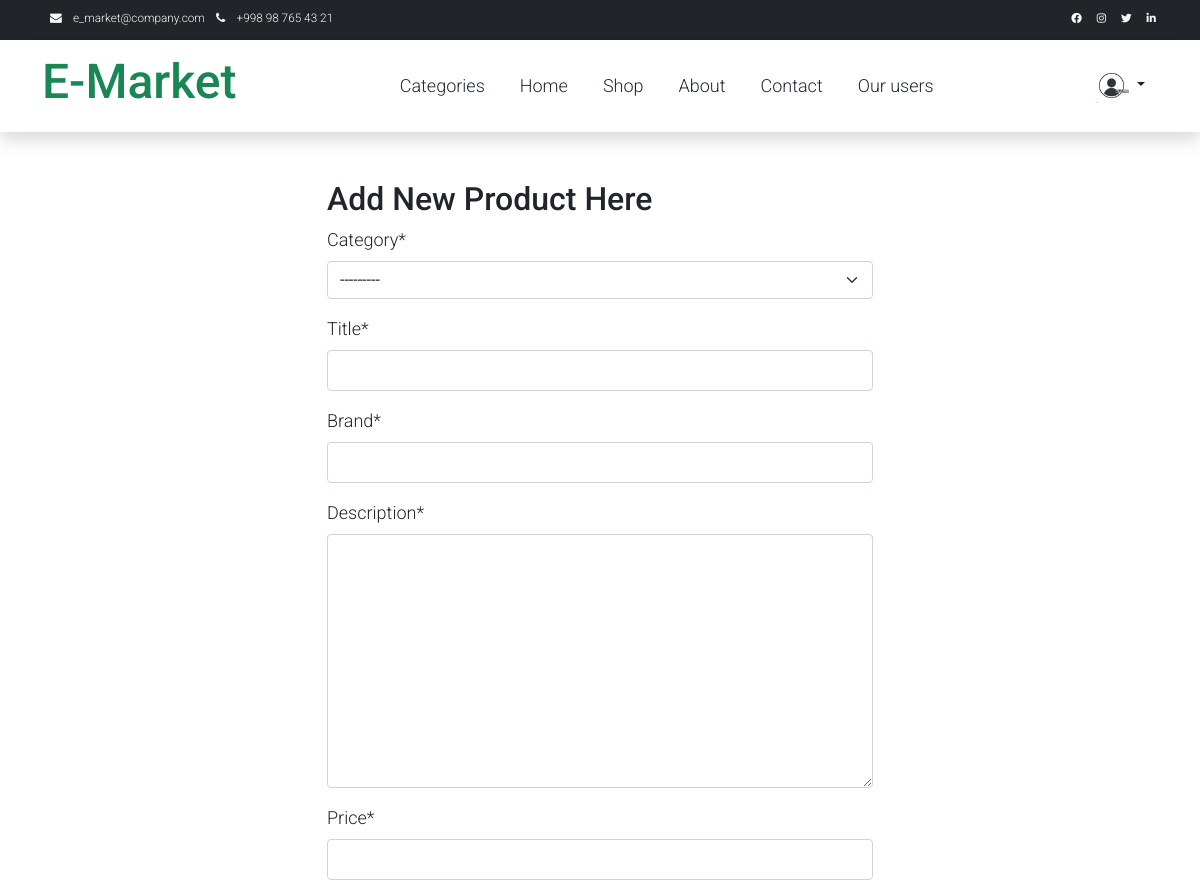
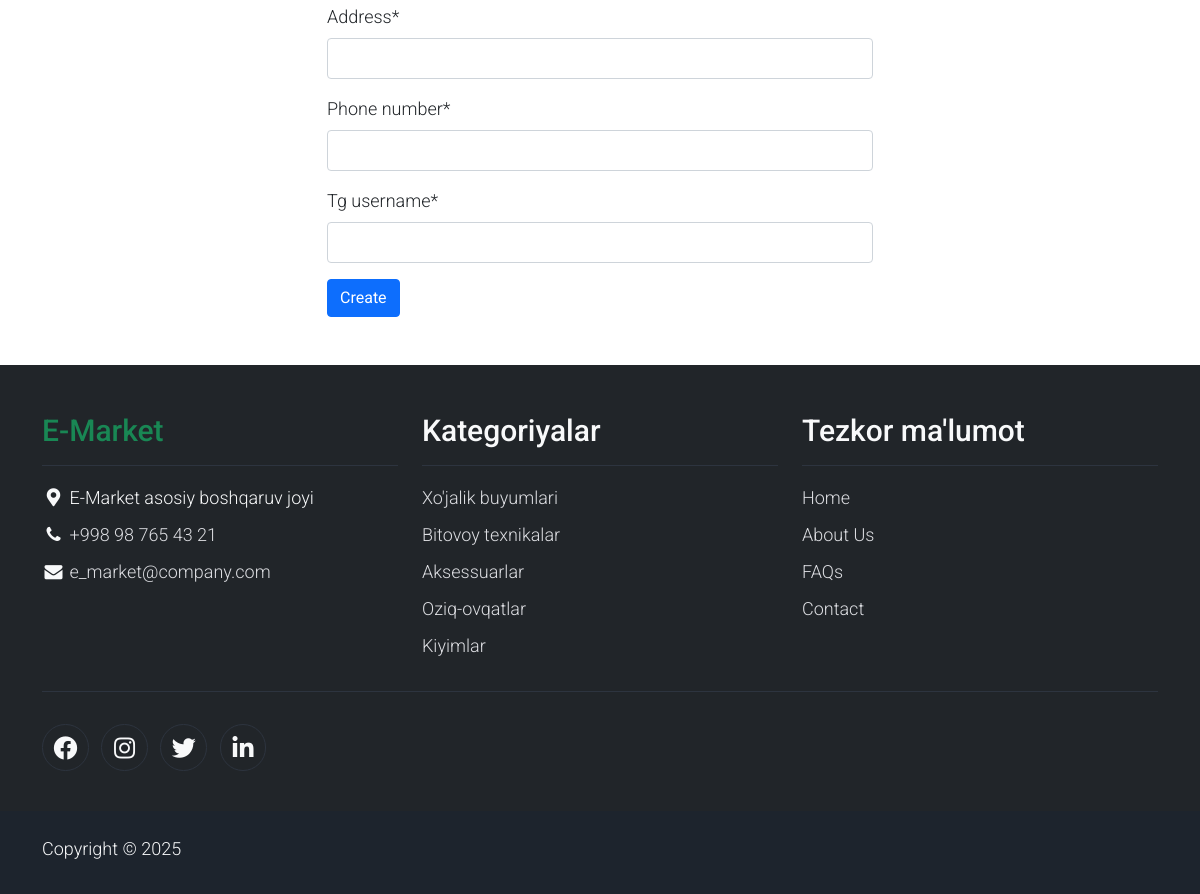
/new-product/ (signed in), run on the app's committed database (2 pictures, top to bottom).
### users/models.py (models this page shows, shortened)
class CustomUser(AbstractUser):
    job = models.CharField(max_length=50, blank=True, default='')
    bio = models.CharField(max_length=300, blank=True, default='')
    phone_number = models.CharField(max_length=17)
    tg_username = models.CharField(max_length=150)
    avatar = models.ImageField(upload_to='avatars/', default='avatars/default.png')
    following = models.ManyToManyField(
        'self',
        symmetrical=False,
        related_name='followers',
        blank=True
    )
    class Meta:
        verbose_name = 'customuser'
        verbose_name_plural = 'customusers'

### products/models.py (models this page shows)
class Category(models.Model):
    name = models.CharField(max_length=50)
    class Meta:
        verbose_name = 'category'
        verbose_name_plural = 'categories'
    def __str__(self):
        return self.name

### main/views.py (the view, shortened to what this page needs)
# urls.py: path('new-product/', new_product, name='new-product'),
@login_required(login_url='users:login')
def new_product(request):
    if request.method == "GET":
        form = NewProductForm()
        return render(request, 'main/new_product.html', {'form':form})

### main/forms.py
class NewProductForm(forms.ModelForm):
    class Meta:
        model = Product
        fields = ['category', 'title', 'brand', 'description', 'price', 'address', 'phone_number', 'tg_username']

### main/views.py (called while the page is built)
def get_today(request):
    today = datetime.date(datetime.today())
    return {'today': today}

def get_all_categories(request):
    categories = Category.objects.all()
    return {'categories': categories}

### templates/main/new_product.html (shortened to what this page needs)
{% extends "base.html" %}
{% load crispy_forms_tags %}
{% block main %}
  <div class="container">
    <div class="row">
        <div class="col"></div>
        <div class="col-6 mt-5 mb-5">
            <h2>Add New Product Here</h2>
            <form  method="post" >{% csrf_token %}
                {{form|crispy}}
                <button type="submit" class="btn btn-primary" >Create</button>
            </form>
        </div>
        <div class="col"></div>
    </div>
  </div>
{% endblock main %}

### templates/base.html (shortened to what this page needs)
{% load static %}
<!DOCTYPE html>
<html lang="en">
<head>
    <link rel="stylesheet" href="{% static 'assets/css/bootstrap.min.css' %}">
    <link rel="stylesheet" href="{% static 'assets/css/templatemo.css' %}">
    <link rel="stylesheet" href="{% static 'assets/css/custom.css' %}">
    <link rel="stylesheet" href="{% static 'assets/css/fontawesome.min.css' %}">
    <link rel="stylesheet" href="https://unpkg.com/leaflet@1.7.1/dist/leaflet.css" />
    <link rel="stylesheet" type="text/css" href="{% static 'assets/css/slick.min.css' %}">
    <link rel="stylesheet" type="text/css" href="{% static 'assets/css/slick-theme.css' %}">
    <link rel="stylesheet" href="{% static 'assets/css/profile.css' %}">
    <link rel="stylesheet" href="https://cdn.jsdelivr.net/npm/bootstrap@5.0.0-beta1/dist/css/bootstrap.min.css">
    <link rel="stylesheet" href="https://cdn.jsdelivr.net/npm/bootstrap@5.0.0-beta1/dist/js/bootstrap.bundle.min.js">
    <link rel="stylesheet" href="https://cdnjs.cloudflare.com/ajax/libs/jquery/3.2.1/jquery.min.js">
    <link rel="stylesheet" href="https://cdnjs.cloudflare.com/ajax/libs/font-awesome/4.7.0/css/font-awesome.min.css">
</head>
<body>
    <nav class="navbar navbar-expand-lg bg-dark navbar-light d-none d-lg-block" id="templatemo_nav_top">
        <div class="container text-light">
            <div class="w-100 d-flex justify-content-between">
                <div>
                    <i class="fa fa-envelope mx-2"></i>
                    <a class="navbar-sm-brand text-light text-decoration-none" href="mailto:e_market@company.com">e_market@company.com</a>
                    <i class="fa fa-phone mx-2"></i>
                    <a class="navbar-sm-brand text-light text-decoration-none" href="tel:98-765-43-21">+998 98 765 43 21</a>
                </div>
                <div>
                    <a class="text-light" href="https://fb.com/templatemo" target="_blank" rel="sponsored"><i class="fab fa-facebook-f fa-sm fa-fw me-2"></i></a>
                    <a class="text-light" href="https://www.instagram.com/" target="_blank"><i class="fab fa-instagram fa-sm fa-fw me-2"></i></a>
                    <a class="text-light" href="https://twitter.com/" target="_blank"><i class="fab fa-twitter fa-sm fa-fw me-2"></i></a>
                    <a class="text-light" href="https://www.linkedin.com/" target="_blank"><i class="fab fa-linkedin fa-sm fa-fw"></i></a>
                </div>
            </div>
        </div>
    </nav>
    <nav class="navbar navbar-expand-lg navbar-light shadow">
        <div class="container d-flex justify-content-between align-items-center">
            <a class="navbar-brand text-success logo h1 align-self-center" href="{% url 'main:index' %}">
                E-Market
            </a>
            <div class="align-self-center collapse navbar-collapse flex-fill  d-lg-flex justify-content-lg-between" id="templatemo_main_nav">
                <div class="flex-fill">
                    <ul class="nav navbar-nav d-flex justify-content-between mx-lg-auto">
                        <li class="nav-item dropdown">
                            <a class="nav-link" href="">Categories</a>
                        </li>
                        <li class="nav-item">
                            <a class="nav-link" href="{% url 'main:index' %}">Home</a>
                        </li>
                        <li class="nav-item">
                            <a class="nav-link" href="{% url 'main:shop' %}">Shop</a>
                        </li>
                        <li class="nav-item">
                            <a class="nav-link" href="{% url 'main:about' %}">About</a>
                        </li>
                        <li class="nav-item">
                            <a class="nav-link" href="{% url 'main:contact' %}">Contact</a>
                        </li>
                        <li class="nav-item">
                            <a class="nav-link" href="{% url 'users:all-users' %}">Our users</a>
                        </li>
                    </ul>
                </div>
                {% if request.user.is_authenticated %}
                    <button type="button" class="btn  dropdown-toggle" data-bs-toggle="dropdown" data-bs-display="static" aria-expanded="false">
                        <img src="{{ request.user.avatar.url }}" width="35" height="35" class=" rounded" alt="">
                    </button>
                {% else %}
                    <a href="{% url 'users:login' %}" class="btn btn-primary">Login</a>
                    <a href="{% url 'users:signup' %}" class="btn btn-primary">SignUp</a>
                {% endif %}
            </div>
        </div>
    </nav>
    {% block main %}
    {% endblock main %}
    <footer class="bg-dark" id="tempaltemo_footer">
        <div class="container">
            <div class="row">
                <div class="col-md-4 pt-5">
                    <h2 class="h2 text-success border-bottom pb-3 border-light logo">E-Market</h2>
                    <ul class="list-unstyled text-light footer-link-list">
                        <li>
                            <i class="fas fa-map-marker-alt fa-fw"></i>
                            E-Market asosiy boshqaruv joyi
                        </li>
                        <li>
                            <i class="fa fa-phone fa-fw"></i>
                            <a class="text-decoration-none" href="tel:98-765-43-21">+998 98 765 43 21</a>
                        </li>
                        <li>
                            <i class="fa fa-envelope fa-fw"></i>
                            <a class="text-decoration-none" href="mailto:e_market@company.com">e_market@company.com</a>
                        </li>
                    </ul>
                </div>
                <div class="col-md-4 pt-5">
                    <h2 class="h2 text-light border-bottom pb-3 border-light">Kategoriyalar</h2>
                    <ul class="list-unstyled text-light footer-link-list">
                        {% for category in categories|slice:"0:5" %}
                        <li><a class="text-decoration-none" href="{% url 'main:category' category.name %}">{{ category.name }}</a></li>
                        {% endfor %}
                    </ul>
                </div>
                <div class="col-md-4 pt-5">
                    <h2 class="h2 text-light border-bottom pb-3 border-light">Tezkor ma'lumot</h2>
                    <ul class="list-unstyled text-light footer-link-list">
                        <li><a class="text-decoration-none" href="{% url 'main:index' %}">Home</a></li>
                        <li><a class="text-decoration-none" href="{% url 'main:about' %}">About Us</a></li>
                        <li><a class="text-decoration-none" href="{% url 'main:faqs' %}">FAQs</a></li>
                        <li><a class="text-decoration-none" href="{% url 'main:contact' %}">Contact</a></li>
                    </ul>
                </div>
            </div>
            <div class="row text-light mb-4">
                <div class="col-12 mb-3">
                    <div class="w-100 my-3 border-top border-light"></div>
                </div>
                <div class="col-auto me-auto">
                    <ul class="list-inline text-left footer-icons">
                        <li class="list-inline-item border border-light rounded-circle text-center">
                            <a rel="nofollow" class="text-light text-decoration-none" target="_blank" href="http://fb.com/templatemo"><i class="fab fa-facebook-f fa-lg fa-fw"></i></a>
                        </li>
                        <li class="list-inline-item border border-light rounded-circle text-center">
                            <a class="text-light text-decoration-none" target="_blank" href="https://www.instagram.com/"><i class="fab fa-instagram fa-lg fa-fw"></i></a>
                        </li>
                        <li class="list-inline-item border border-light rounded-circle text-center">
                            <a class="text-light text-decoration-none" target="_blank" href="https://twitter.com/"><i class="fab fa-twitter fa-lg fa-fw"></i></a>
                        </li>
                        <li class="list-inline-item border border-light rounded-circle text-center">
                            <a class="text-light text-decoration-none" target="_blank" href="https://www.linkedin.com/"><i class="fab fa-linkedin fa-lg fa-fw"></i></a>
                        </li>
                    </ul>
                </div>
            </div>
        </div>
        <div class="w-100 bg-black py-3">
            <div class="container">
                <div class="row pt-2">
                    <div class="col-12">
                        <p class="text-left text-light">
                            Copyright &copy; {{ today.year }}
                        </p>
                    </div>
                </div>
            </div>
        </div>
    </footer>
</body>
</html>

### static/assets/css/templatemo.css (style rules this page uses)
body, ul, li, p, a, label, input, div { font-family: 'Roboto', sans-serif; font-size: 18px !important; font-weight: 300 !important; }
.h1 { font-family: 'Roboto', sans-serif; font-size: 48px !important; font-weight: 200 !important; }
.h2 { font-family: 'Roboto', sans-serif; font-size: 30px !important; font-weight: 300; }
.logo { font-weight: 500 !important; }
.text-success { color: #59ab6e !important; }
.text-light { color: #cfd6e1 !important; }
.bg-dark { background-color: #212934 !important; }
.bg-black { background-color: #1d242d !important; }
#templatemo_nav_top { min-height: 40px; }
#templatemo_nav_top * { font-size: .9em !important; }
#templatemo_main_nav a { color: #212934; }
.form-control { border: 1px solid #e8e8e8; }
#tempaltemo_footer a { color: #dcdde1; }
#tempaltemo_footer ul.footer-link-list li { padding-top: 10px; }
#tempaltemo_footer ul.footer-icons li { width: 2.6em; height: 2.6em; line-height: 2.6em; }
#tempaltemo_footer .border-light { border-color: #2d343f !important; }
@media (min-width: 768px) { #templatemo_main_nav .navbar-nav { max-width: 450px; } }
@media (min-width: 992px) { #templatemo_main_nav .navbar-nav { max-width: 550px; } }

### static/assets/css/custom.css (style rules this page uses)
.dropdown { position: relative; display: inline-block; }

### static/assets/css/profile.css (style rules this page uses)
body { background:#eee; }

### templates/base.html (style rules this page uses)
img { object-fit: contain; }

### data on the page
CustomUser: user.avatar (placeholder picture)
Category: name "Xo'jalik buyumlari"
Category: name "Bitovoy texnikalar"
Category: name "Aksessuarlar"
Category: name "Oziq-ovqatlar"
Category: name "Kiyimlar"
